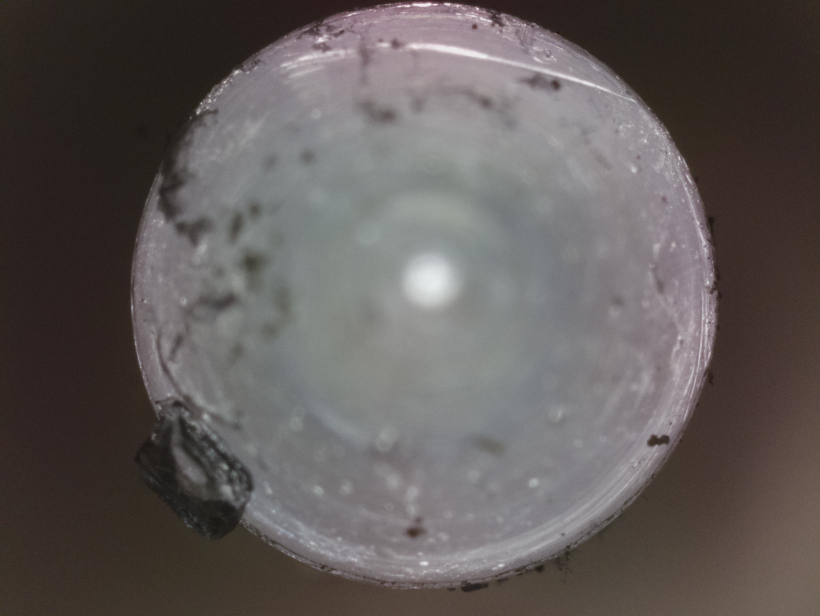
#> input picture aligned/aligned00.jpg, 1640 x 1232 px (shown at 1/2 size); its folder holds only this picture in this run
$ python FocusStackImages.py
#> lines starting #> are read from the running program, lines starting #| are printed output that depends on the picture; after the words box and inside, x2 and y2 are one past the last pixel; in counts of white or black regions, pixels touching at a corner belong together; long printed decimals are rounded
import os
#import cv2
import numpy as np
import matplotlib.pyplot as plt
from matplotlib import cm
from skimage.color import rgb2gray, gray2rgb
import time
from skimage.feature import ORB, match_descriptors
from skimage.measure import ransac
from skimage.transform import resize, rescale
from skimage.io import imread, imsave
from skimage.morphology import reconstruction

import time


########################################################################33

def focusmeasureLAPD(img, filtersiz):
    from scipy.ndimage import convolve
    from scipy.ndimage import correlate1d
    from scipy.ndimage.filters import uniform_filter
    # [5 lines of commented-out code are left out]
    img = rgb2gray(img)

    M = np.array([-1, 2, -1])
    img1 = correlate1d(img, M, mode='constant', cval=0.0)
    M = np.transpose(M)
    img2 = correlate1d(img, M, mode='constant', cval=0.0)
    img = np.abs(img1) +  np.abs(img2)

    if filtersiz > 0:
        img = uniform_filter(img, size=filtersiz, mode='reflect')
    return img

def focusmeasureHELM(Image, filtersiz):
    from scipy.ndimage import convolve
    from scipy.ndimage import correlate1d
    from scipy.ndimage.filters import uniform_filter
    # case 'HELM' %Helmli's mean method (Helmli2001)
    #     U = imfilter(Image, MEANF, 'replicate');
    #     R1 = U./Image;
    #     R1(Image==0)=1;
    #     index = (U>Image);
    #     FM = 1./R1;
    #     FM(index) = R1(index);
    #     FM = imfilter(FM, MEANF, 'replicate');
    #     end
    np.seterr(divide='ignore')
    Image = rgb2gray(Image)
    U = uniform_filter(Image, size=filtersiz, mode='reflect')

    with np.errstate(divide='ignore', invalid='ignore'):
        R1 = np.divide(U, Image)
        R1[R1 == np.inf] = 0
        R1 = np.nan_to_num(R1)

    R1[Image==0] = 1
    index = (U > Image)
    with np.errstate(divide='ignore', invalid='ignore'):
        FM = np.divide(1., R1)
        FM[FM == np.inf] = 0
        FM = np.nan_to_num(FM)

    FM[index] = R1[index]
    FM = uniform_filter(FM, size=filtersiz, mode='reflect')
    return FM


def CalcIndex(images):
    start = time.time()
    shp = images[0].shape

    # if shp[0] > 2000:
    #     fm = np.zeros((int(shp[0]/2), int(shp[1]/2), len(images)))
    # else:
    fm = np.zeros((int(shp[0]), int(shp[1]), len(images)))

    print("   focus measure")
    for n in range (0, len(image_files) ):
        print("    In Image{}".format(n))
        fm[:,:,n] = focusmeasureHELM(images[n], 31)
        print("     fmeasure {}".format(np.mean(fm[n])))

        print("     Time Elapsed = {:.3f}".format(time.time() - start))
        im = np.uint8(gray2rgb(fm[n]) * 255.0)

    index = np.argmax(fm, axis=2)
    index = fill(index)


    heights = np.uint8(index * 255.0 / np.max(index))

    return index, heights

def fill(img):
    seed = np.ones_like(img)*255
    img[ : ,0] = 0
    img[ : ,-1] = 0
    img[ 0 ,:] = 0
    img[ -1 ,:] = 0
    seed[ : ,0] = 0
    seed[ : ,-1] = 0
    seed[ 0 ,:] = 0
    seed[ -1 ,:] = 0
    return reconstruction(seed, img, method='erosion')

def old_CalcStack(index, images):
    print("   Calc Masks and stacking")
    shp = images[0].shape
    stack = np.uint8(np.zeros((shp[0], shp[1], 3)))
    for n in range(0, np.amax(index)+1):
        m = np.where([index == n],1,0).reshape(shp[0], shp[1])
        a = images[n]
        stack[:,:,0] = np.add(stack[:,:,0],np.multiply(m[:,:], a[:,:,0]))
        stack[:,:,1] = np.add(stack[:,:,1],np.multiply(m[:,:], a[:,:,1]))
        stack[:,:,2] = np.add(stack[:,:,2],np.multiply(m[:,:], a[:,:,2]))
    return stack

def CalcStack(index, images):
    print("   Calc Masks and stacking")
    shp = images[0].shape
    mask = np.uint8(np.zeros((shp[0], shp[1], 3, len(images))))
    stack = np.uint8(np.zeros((shp[0], shp[1], 3)))

    for n in range(0, len(images)):
        m = (np.where([index == n],1,0).reshape(shp[0], shp[1]))
        mask[:,:,0,n ] = m
        mask[:,:,1,n ] = m
        mask[:,:,2,n ] = m
        focusmask = np.multiply(mask[:,:,:,n ], images[n])
        print (" Saving mask {}".format(n))
        imsave("stacked/mask{:02d}.jpg".format(n), focusmask)
        stack = np.add(stack,focusmask)
    return stack


###################################################################################

if __name__ == "__main__":

    image_files = sorted(os.listdir("aligned"))
    for img in image_files:
        if img.split(".")[-1].lower() not in ["jpg", "jpeg", "png"]:
            image_files.remove(img)

    n = 0
    images = []
    for imgN in image_files:
        imgN = image_files[n]
        print ("Reading in file {}".format(imgN))
        img = imread("aligned/{}".format(imgN))
#> img is the input picture: shape (1232, 1640, 3); mean R, G, B 96.9, 90.9, 89.3
        # if img.shape[0] > 2000:
        #     # img = resize(img, (img.shape[0] / 2, img.shape[1] / 2))
        #     img = rescale(img, 0.5)


        # images[:,:,:,n] =img
        images.append(img)
        n = n + 1


    if True:
        index, heights = CalcIndex(images)
#> in CalcIndex, `fm = np.zeros((int(shp[0]), int(shp[1]), len(images)))`: fm: shape (1232, 1640, 1) float64; every value is 0
#> the loop in CalcIndex, `for n in range (0, len(image_files) ):` made 1 pass
#|      fmeasure 1.123
#> pass 1, in focusmeasureHELM, `U = uniform_filter(Image, size=filtersiz, mode='reflect')`:
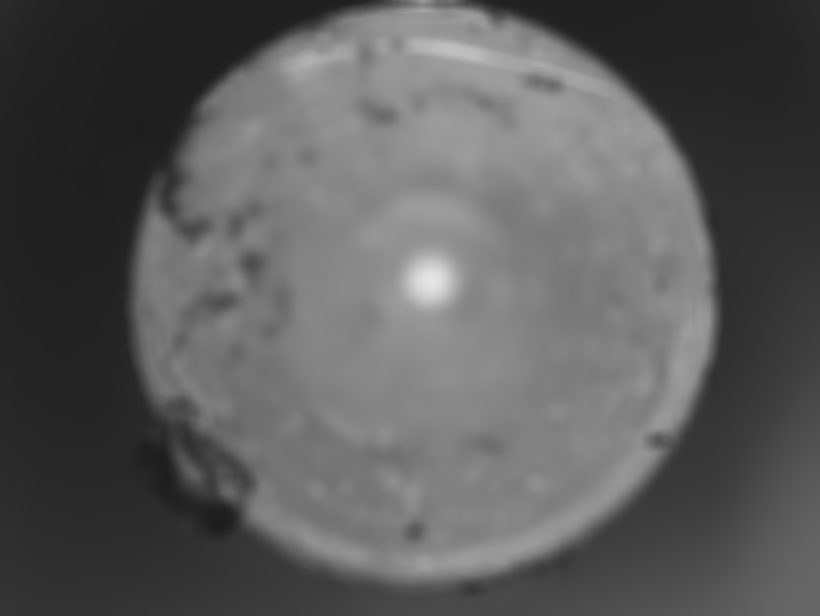
#> U: shape (1232, 1640) float64 (shown at 1/2 size); min 0.114, max 0.901, mean 0.361
#> pass 1, in focusmeasureHELM, `R1 = np.divide(U, Image)`:
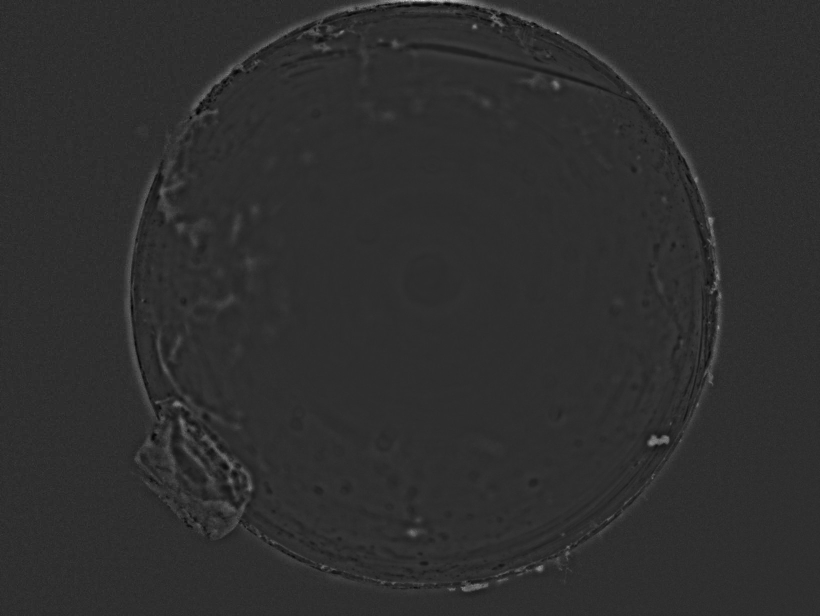
#> R1: shape (1232, 1640) float64 (shown at 1/2 size); min 0.365, max 3.84, mean 1.01; drawn with min black and max white
#> pass 1, in focusmeasureHELM, `index = (U > Image)`:
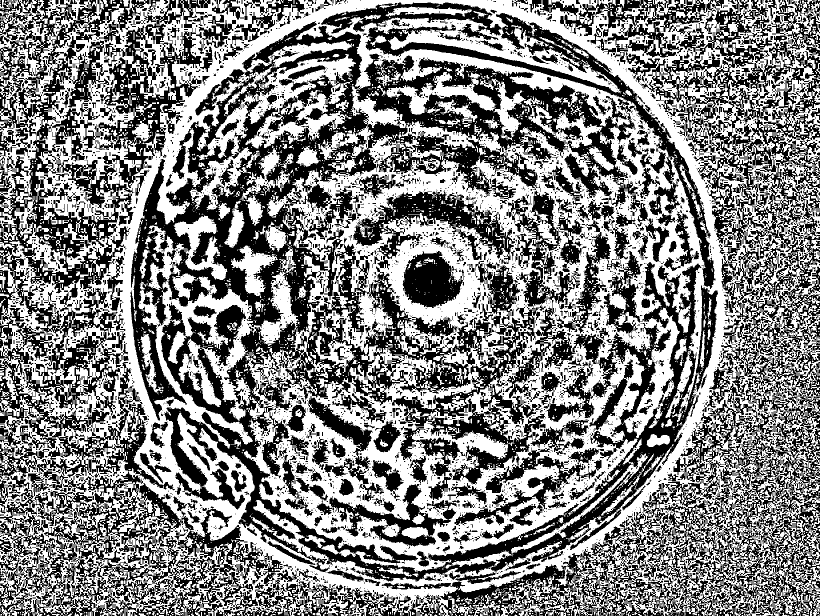
#> index: shape (1232, 1640) bool (shown at 1/2 size); 51.4% white; 5651 black regions (4698 under 20 px), largest, box (x1, y1, x2, y2) and area: (261, 42, 1436, 1163) 348771, (763, 0, 1640, 1232) 172835, (0, 491, 350, 1052) 48466
#> after the loop in CalcIndex, `for n in range (0, len(image_files) ):`:
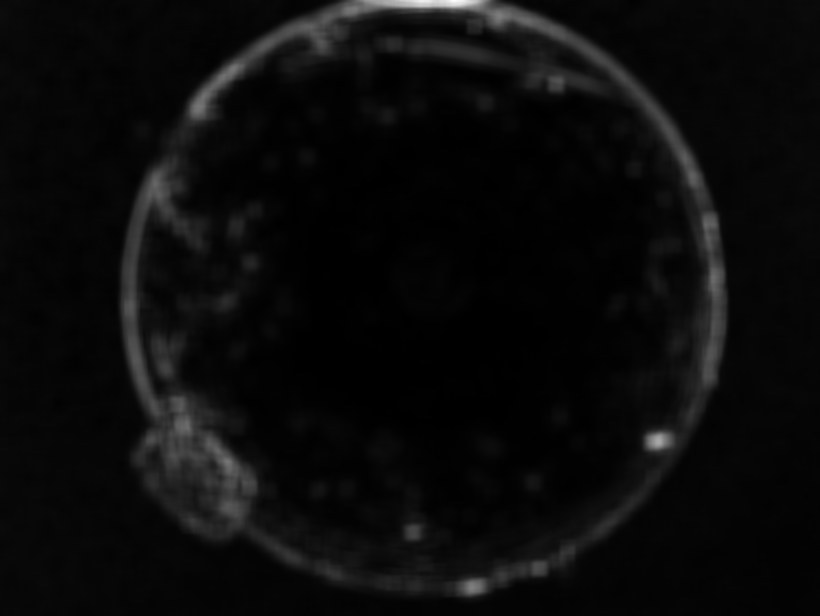
#> fm: shape (1232, 1640, 1) float64 (shown at 1/2 size); min 1, max 1.76, mean 1.04; drawn with min black and max white
#> in fill, `seed = np.ones_like(img)*255`: seed: shape (1232, 1640) int64; every value is 255
#> in fill, `seed[ : ,0] = 0`: seed: shape (1232, 1640) int64; 99.9% white; black in thin lines or dots, all inside (x1, y1, x2, y2) = (0, 0, 1, 1232)
#> in fill, `seed[ : ,-1] = 0`: seed: shape (1232, 1640) int64; 99.9% white; black in thin lines or dots
#> in fill, `seed[ 0 ,:] = 0`:
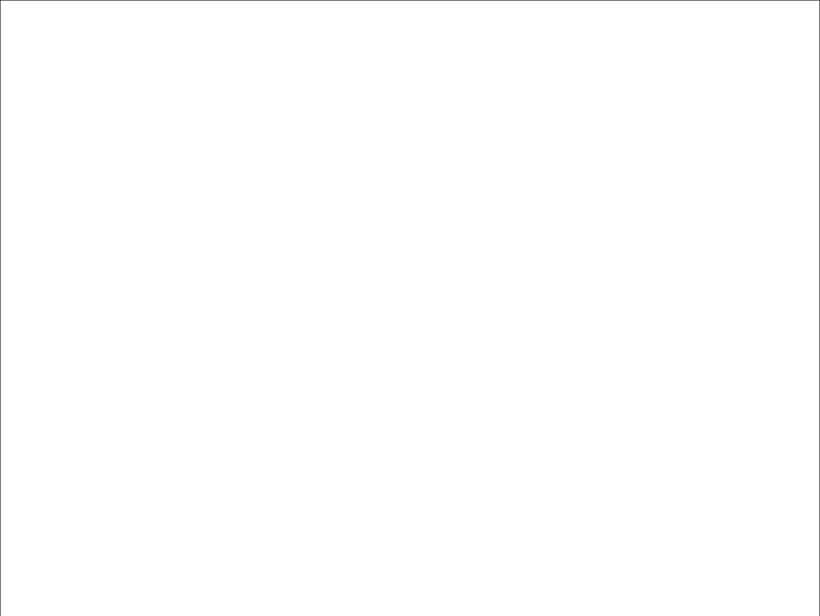
#> seed: shape (1232, 1640) int64 (shown at 1/2 size); 99.8% white; black in thin lines or dots
#> in fill, `seed[ -1 ,:] = 0`:
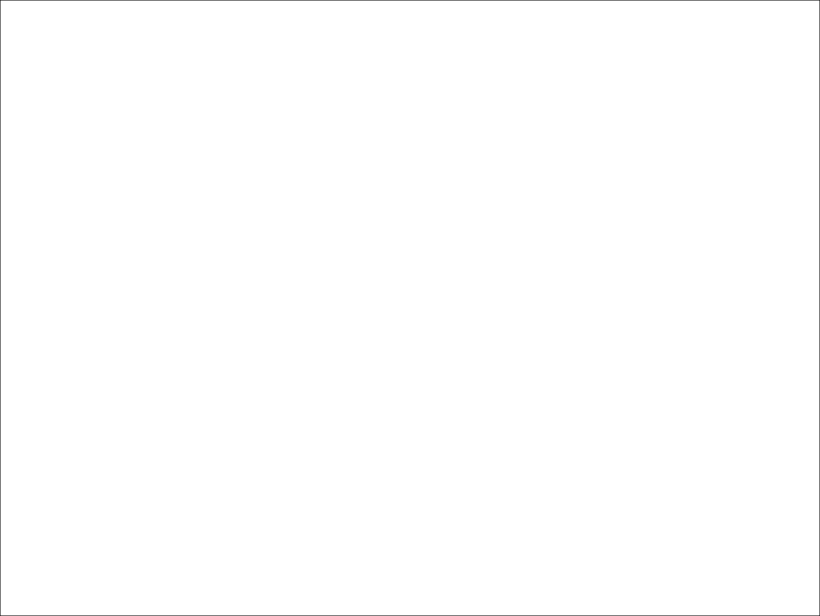
#> seed: shape (1232, 1640) int64 (shown at 1/2 size); 99.7% white; black in thin lines or dots
#> in CalcIndex, `heights = np.uint8(index * 255.0 / np.max(index))`: heights: shape (1232, 1640); every value is 0
        imsave("stacked/HeightMap.jpg", heights)
        np.save('stacked/index.npy', index)

    index = np.load('stacked/index.npy')
    heights = imread("stacked/HeightMap.jpg")

    start = time.time()
    stack = CalcStack(index, images)
#> in CalcStack, `stack = np.uint8(np.zeros((shp[0], shp[1], 3)))`: stack: shape (1232, 1640, 3); every value is 0
#> the loop in CalcStack, `for n in range(0, len(images)):` made 1 pass
#|  Saving mask 0
    stack = np.uint8(stack)
    # stack = rescale(stack, 2)
    # stack = np.uint8(stack*255)
    imsave("stacked/stack1.jpg", np.uint8(stack))
    print("   Time Elapsed = {:.3f}".format(time.time() - start))

    fig, (ax0, ax1) = plt.subplots(1, 2,
                                 subplot_kw={'xticks': [], 'yticks': []},
                                 figsize=(12, 8))
    cax = ax0.imshow(heights, cmap=cm.hot)
    cbar = fig.colorbar(cax, ticks=[-1, 0, 1])
    ax1.imshow(stack)
    plt.show()
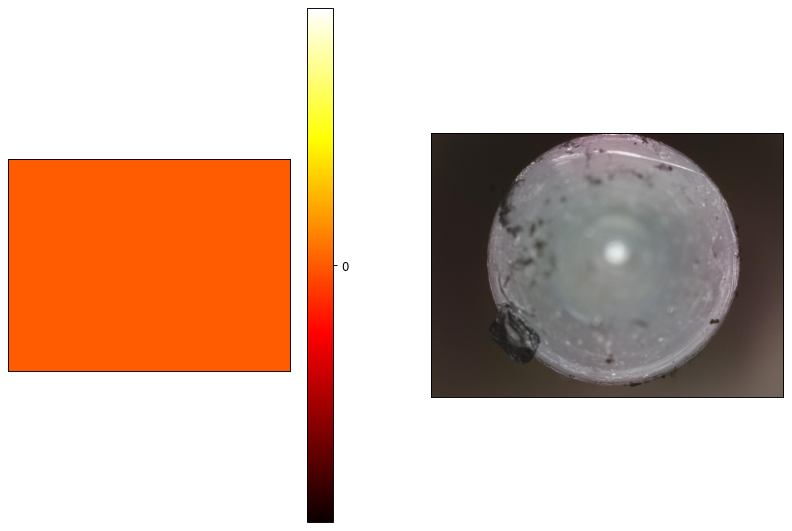
#> figure drawn by matplotlib, 3 panels
    print ("That's All Folks!")
